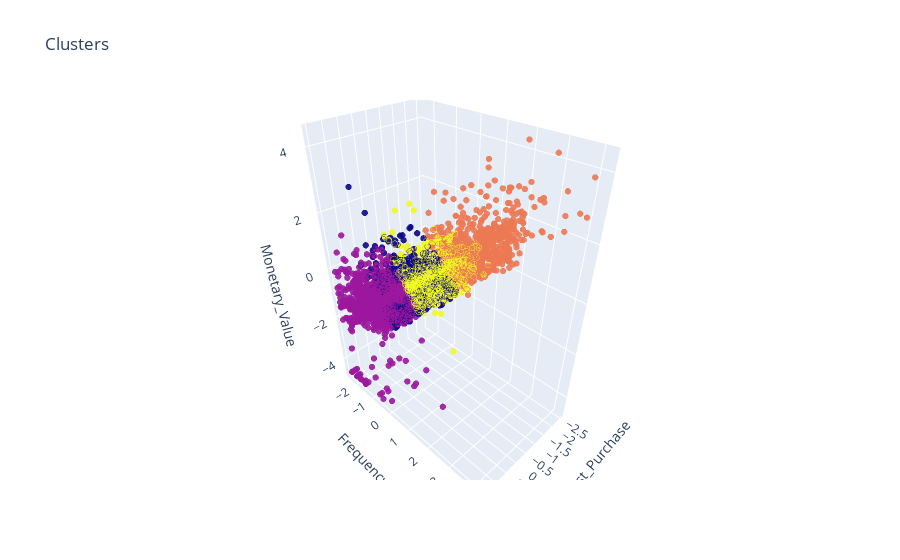

This figure's notebook cell:
### Code cell
scatter = go.Scatter3d(x=log_RFM_sd["Days_Since_Last_Purchase"],
                     y=log_RFM_sd["Frequency"],
                     z=log_RFM_sd["Monetary_Value"],
                     mode="markers",
                    opacity=0.9,
                     marker={"color": predict,
                             "size": 2,
                             "line": {"color": predict,
                                      "width":12}});

layout = go.Layout(title="Clusters",
                   scene={"xaxis": {"title": "Days_Since_Last_Purchase"},
                          "yaxis": {"title": "Frequency"},
                          "zaxis": {"title": "Monetary_Value"}});

fig = go.Figure(data=scatter, layout=layout);
plotly.offline.iplot(fig)

### Figure 1 — Plotly figure (JSON) as saved in the notebook; plotly's stock layout.template omitted (floating-point values rounded to 4 significant figures; data arrays with more than 128 entries replaced by an {"elided": "..."} marker saying what was removed)
{"data": [{"marker": {"color": {"elided": "4362 int values"}, "line": {"color": {"elided": "4362 int values"}, "width": 12}, "size": 2}, "mode": "markers", "opacity": 0.9, "type": "scatter3d", "x": {"elided": "4362 float values"}, "y": {"elided": "4362 float values"}, "z": {"elided": "4362 float values"}}], "layout": {"scene": {"xaxis": {"title": {"text": "Days_Since_Last_Purchase"}}, "yaxis": {"title": {"text": "Frequency"}}, "zaxis": {"title": {"text": "Monetary_Value"}}}, "title": {"text": "Clusters"}}}
